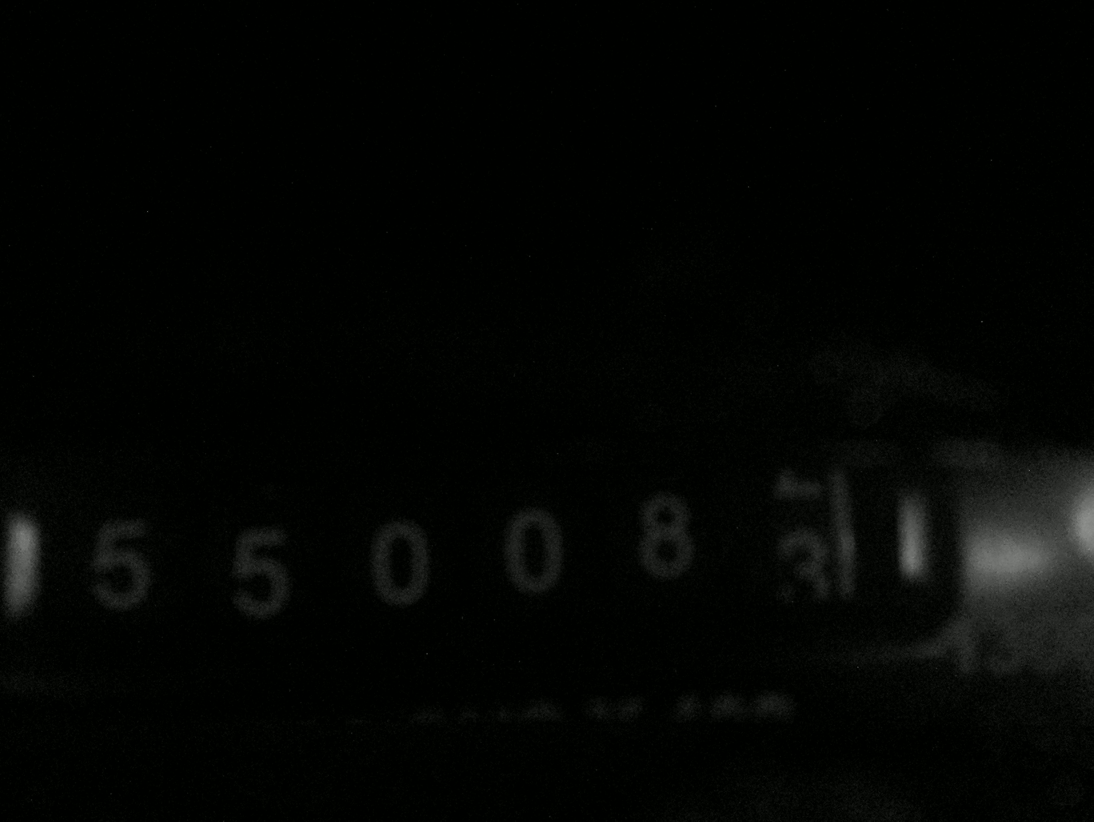
#> input picture image-to-number/src/ImageTest/20250921164737.jpeg, 3280 x 2464 px, given in place of ImageTest, which was not available (shown at 1/3 size)
$ python cli2.py ImageTest
#> lines starting #> are read from the running program, lines starting #| are printed output that depends on the picture; pictures that were not available may be replaced by others from this repository, and a replacement may not be noted
### image-to-number/src/utils.py
import os
from PIL import Image, ImageOps, ImageEnhance, ImageFilter
import cv2
import numpy as np
import csv
from itertools import islice

# [90 lines left out: functions calculate_digit_level_accuracy, auto_crop_image, not called in this run]

def preprocess_image(input_path, output_path=None):
    # First open the image
#> called with input_path = 'ImageTest'
    img = Image.open(input_path).convert("RGB")
#> img is the input picture: PIL image 3280x2464 RGB; mean R, G, B 3.8, 5.3, 3.4

    # Smaller resolution (This is to run it on my CPU faster, but on a GPU this part of the code
    # could be removed and the application should work better with a better image resolution)
    base_width = 800 # 800 optimal
    w_percent = (base_width / float(img.size[0]))
#> w_percent = 0.244
    h_size = int((float(img.size[1])* float(w_percent)))
#> h_size = 600
    img = img.resize((base_width, h_size), Image.Resampling.LANCZOS)
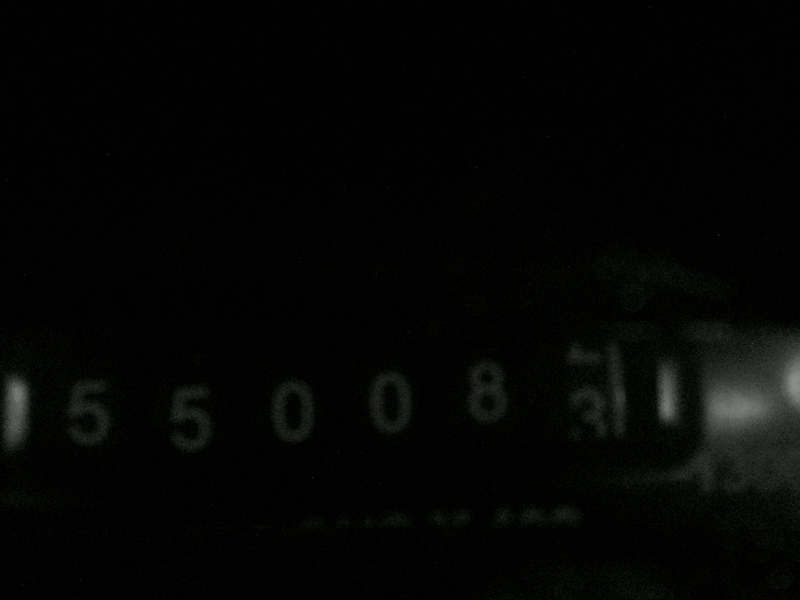
#> img: PIL image 800x600 RGB; mean R, G, B 3.8, 5.3, 3.4

    # Crop it
    width, height = img.size
#> width = 800; height = 600
    left = int(0.1 * width) #0.033 For testing images, 0.05 Broken ones,0.1 Latest
#> left = 80
    top = int(0.4 * height)
#> top = 240
    right = int(0.80 * width) # 0.75 Before # 0.80 optimal
#> right = 640
    bottom = int(0.75 * height) # Just height before
#> bottom = 450
    cropped = img.crop((left, top, right, bottom))
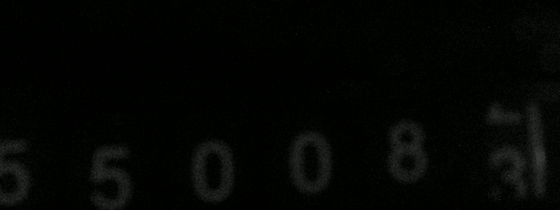
#> cropped: PIL image 560x210 RGB; mean R, G, B 3.6, 5.3, 3.1

    # Convert grayscale
    gray = cropped.convert("L")
    #gray = img.convert("L")

    # Invert the colors
    inverted = ImageOps.invert(gray)
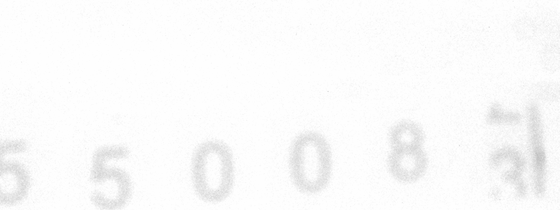
#> inverted: PIL image 560x210 L; min 194, max 255, mean 250.5

    # aplly gaussian
    blurred = inverted.filter(ImageFilter.GaussianBlur(1.5)) # 3.5 optimal, 1.5 seems to work fine

    # Increase contrast
    enhancer = ImageEnhance.Contrast(blurred)
    processed = enhancer.enhance(15) # 10 optimal
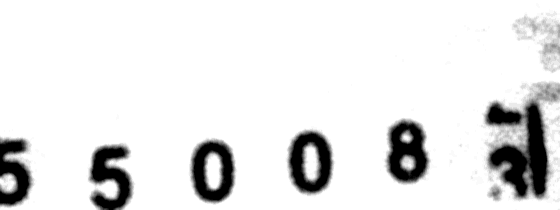
#> processed: PIL image 560x210 L; min 0, max 255, mean 228.5

    if output_path:
        processed.save(output_path)

    return processed


# [14 lines that do not run on import are left out]

### image-to-number/src/cli2.py
import argparse
import os
import gc
import numpy as np
import pytesseract
from utils import preprocess_image
import csv

def extract_digits(pil_image, conf_thresh=0.0):
    # Configure to only detect digits
    config = "--psm 6 -c tessedit_char_whitelist=0123456789" # 6 is the best configuration so far
    #text = pytesseract.image_to_string(pil_image, config=config)
    data = pytesseract.image_to_data(pil_image, config=config, output_type=pytesseract.Output.DICT)
    #digits = "".join(ch for ch in text if ch.isdigit())

    detections = []
    for i in range(len(data["text"])):
        text = data["text"][i].strip()
        if text:
            try:
                conf = float(data["conf"][i])
            except ValueError:
                conf = 0.0
            # Filter to keep only digits.
            filtered_text = "".join(ch for ch in text if ch.isdigit())
            if filtered_text:
                left_coord = data["left"][i]
                detections.append({"left": left_coord, "text": filtered_text, "conf": conf})

    # Sort detections by the left coordinate.
    detections = sorted(detections, key=lambda x: x["left"])

    final_digits = []
    for d in detections:
        # If confidence is low, replace each digit in this detection with X.
        if d["conf"] < conf_thresh:
            final_digits.extend(["X"] * len(d["text"])) # Prev: final_digits.extend(["X"] * len(d["text"]))
        else:
            final_digits.extend(list(d["text"]))

    # Change first 9 with a 2 (OPTIONAL)
    if final_digits and final_digits[0] == "9":
        final_digits[0] = "2"

    # Ensure exactly 6 characters
    if len(final_digits) < 6:
        final_digits.extend(["X"] * (6 - len(final_digits)))
    elif len(final_digits) > 6:
        final_digits = final_digits[:6]

    # Leave out last digit for test
    #final_digits[-1] = "X"


    return "".join(final_digits)

def main():
    parser = argparse.ArgumentParser(description="Digit Recognition CLI using Tesseract OCR")
    parser.add_argument("images", nargs="+", help="Paths to the input images")
    args = parser.parse_args()

    # Dictionary to store the results
    res = {}

    # Count images processed
    count_img = 0

    for img_path in args.images:
        count_img += 1
        # Preprocess the image
        pil_image = preprocess_image(img_path)

        # Extracts the digits
        recognized_text = extract_digits(pil_image)

        # Populate the dictionary for results
        number_of_rows = 500
        if count_img < number_of_rows:
            res[os.path.basename(img_path)] = recognized_text
        elif count_img == number_of_rows:
            # Save the dictionary as a CSV for later accuracy calculation
            with open("predictions.csv", "w", newline="") as csv_file:
                writer = csv.writer(csv_file)
                # Write header
                writer.writerow(["image", "recognized_text"])
                # Write each key-value pair from the dictionary
                for image, recognized_text in res.items():
                    writer.writerow([image, recognized_text])
            print(f"First {number_of_rows} predictions saved")

        # If not recognized put an X
        #if not recognized_text:
            #recognized_text = "X"

        print(f"{os.path.basename(img_path)} {recognized_text}")

        # Collect garbage
        gc.collect()

if __name__ == "__main__":
    main()
#> (the call stopped at in extract_digits, `data = pytesseract.image_to_data(pil_image, config=config, output_type..`: pytesseract is not available in this run)
